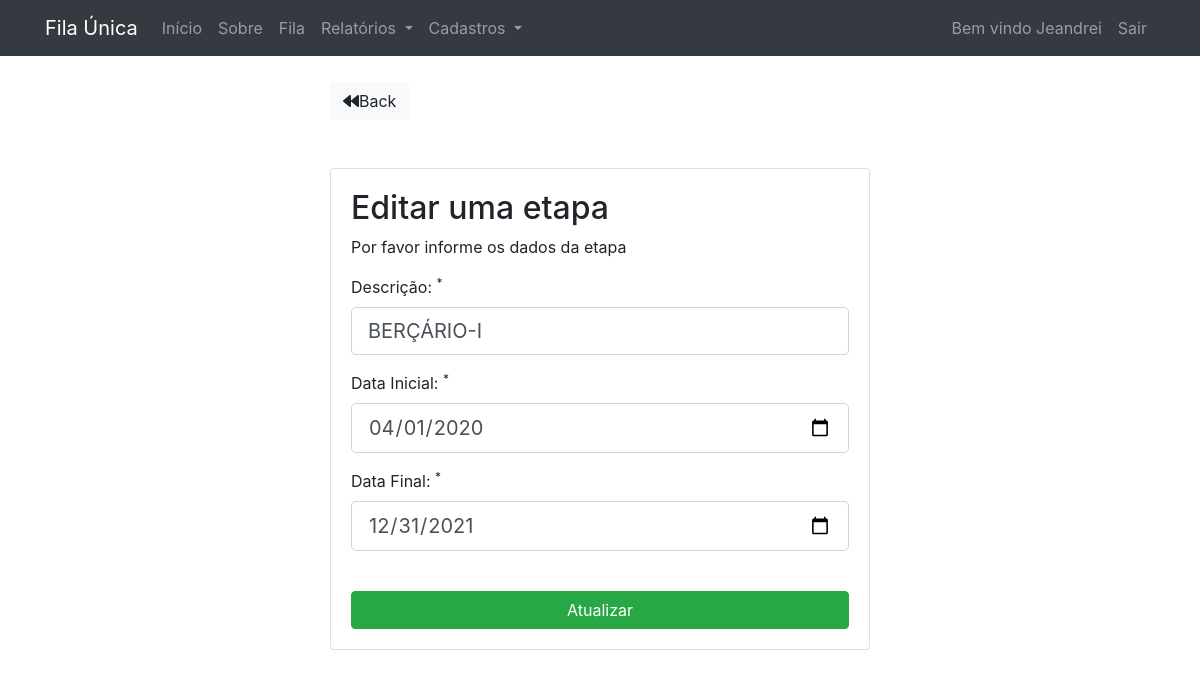
The page /etapas/edit/1 (signed in) on the database its author committed.
### tables this page shows
CREATE TABLE `etapa` (
  `id` int(11) NOT NULL,
  `data_ini` date DEFAULT NULL,
  `data_fin` date DEFAULT NULL,
  `descricao` varchar(255) NOT NULL
);

### app/libraries/Core.php (called while the page is built, shortened)
<?php
 Class Core {
     protected $currentMethod = 'index';
     public function __construct(){
         $url = $this->getUrl();
         if(file_exists('../app/controllers/' . ucwords($url[0]). '.php')){
            unset($url[0]);
         }
         $this->currentController = new $this->currentController;
         if(isset($url[1])){
           if(method_exists($this->currentController, $url[1])){
             $this->currentMethod = $url[1];
             unset($url[1]);
           }
         }
         $this->params = $url ? array_values($url) :[];
         call_user_func_array([$this->currentController, $this->currentMethod], $this->params);
     }
     public function getUrl(){
        if(isset($_GET['url'])){
          $url = rtrim($_GET['url'], '/');
          $url = filter_var($url, FILTER_SANITIZE_URL);
          $url = explode('/', $url);
          return $url;
        }
     }
 }

### public/index.php (called while the page is built, shortened)
<?php
     $init = new Core;

### app/libraries/Database.php (called while the page is built, shortened)
<?php
 class Database {
    protected $user = DB_USER;
    protected $pass = DB_PASS;
    protected $dbh;
    protected $stmt;
    public function __construct() {
        $options = array(
            PDO::ATTR_PERSISTENT => true,
            PDO::ATTR_ERRMODE => PDO::ERRMODE_EXCEPTION
        );
        try{
            $this->dbh = new PDO($this->$dsn, $this->user, $this->pass, $options);
            $this->dbh->exec('SET NAMES "utf8"');
        } catch(PDOException $e){
            $this->error = $e->getMessage();
            echo $this->error;
        }
    }
    public function query($sql) {
        $this->stmt = $this->dbh->prepare($sql);
    }
     public function bind($param, $value, $type = null) {
        if(is_null($type)){
            switch(true){
                default:
                    $type = PDO::PARAM_STR;
            }
        }
        $this->stmt->bindValue($param, $value, $type);
    }
    public function execute(){
        return $this->stmt->execute();
    }
    public function single(){
        $this->execute();
        return $this->stmt->fetch(PDO::FETCH_OBJ);
    }
}

### app/models/Etapa.php (called while the page is built, shortened)
<?php
    class Etapa {
        private $db;
        public function __construct(){
            $this->db = new Database;
        }
         public function getEtapaByid($id){
            $this->db->query('SELECT * FROM etapa WHERE id = :id');
            $this->db->bind(':id', $id);
            $row = $this->db->single();
            if($this->db->rowCount() > 0){
                return $row;
            } else {
                return false;
            }
        }
    }
?>

### app/views/etapas/editetapa.php (the view, shortened to what this page needs)
<?php require APPROOT . '/views/inc/header.php';?>
<div class="row">
    <div class="col-md-6 mx-auto">
    <a href="<?php echo URLROOT; ?>/etapas" class="btn btn-light mt-3"><i class="fa fa-backward"></i>Back</a>
        <div class="card card-body bg-ligth mt-5">
            <h2>Editar uma etapa</h2>
            <p>Por favor informe os dados da etapa</p>
            <form action="<?php echo URLROOT; ?>/etapas/edit/<?php echo $data['id']; ?>" method="post">
                <div class="form-group">
                <label for="descricao">Descrição: <sup>*</sup></label>
                <input type="text" name="descricao" class="form-control form-control-lg <?php echo (!empty($data
                ['descricao_err'])) ? 'is-invalid' : ''; ?>" value="<?php echo $data['descricao']; ?>">
                </div>
                <div class="form-group">
                <label for="data_ini">Data Inicial: <sup>*</sup></label>
                <input type="date" name="data_ini" class="form-control form-control-lg <?php echo (!empty($data
                ['data_ini_err'])) ? 'is-invalid' : ''; ?>" value="<?php echo $data['data_ini']; ?>">
                </div>
                <div class="form-group">
                <label for="data_fin">Data Final: <sup>*</sup></label>
                <input type="date" name="data_fin" class="form-control form-control-lg <?php echo (!empty($data
                ['data_fin_err'])) ? 'is-invalid' : ''; ?>" value="<?php echo $data['data_fin']; ?>">
                </div>
                <br>
                 <div class="row">
                    <div class="col">
                        <input type="submit" value="Atualizar" class="btn btn-success btn-block">
                    </div>
                 </div>
            </form>
        </div>
    </div>
</div>
<?php require APPROOT . '/views/inc/footer.php';?>

### public/css/style.css (style rules this page uses)
input.error, input { border-color: red; }

### rows shown on the page
etapa: descricao "BERÇÁRIO-I", data_ini "04/01/2020", data_fin "12/31/2021"

### other values the page prints
SITENAME "Fila Única"
$_SESSION[DB_NAME . '_user_name'] "Jeandrei"
